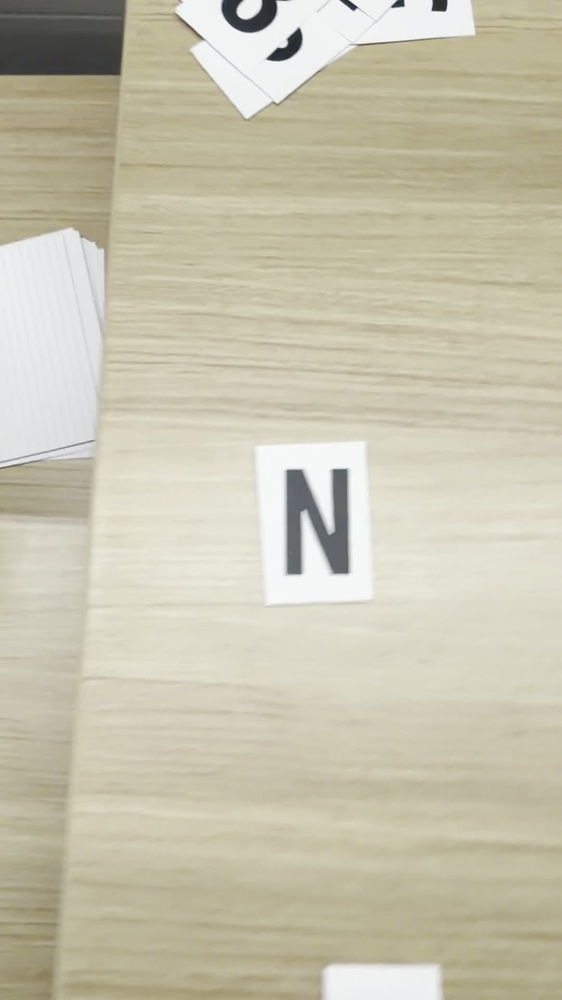
#> input picture frames/alpha2ndHalf_0002.jpg, 562 x 1000 px, shrunk from 1080 x 1920 before the run; its folder holds 4 pictures in this run
$ python filter.py   (older library calls are emulated)
#> lines starting #> are read from the running program, lines starting #| are printed output that depends on the picture
"""Frame filtering: blur detection and perceptual hash deduplication."""

from __future__ import annotations

from pathlib import Path

import cv2
import imagehash
from PIL import Image

from scripts.config import BLUR_THRESHOLD, DEDUP_HASH_THRESHOLD, FRAMES_DIR


def blur_score(image_path: Path) -> float:
    """Return Laplacian variance — higher = sharper. Low values indicate motion blur."""
    img = cv2.imread(str(image_path), cv2.IMREAD_GRAYSCALE)
    if img is None:
        return 0.0
    return float(cv2.Laplacian(img, cv2.CV_64F).var())


def compute_blur_scores(frames: list[Path]) -> dict[Path, float]:
    """Compute blur scores for all frames."""
    return {f: blur_score(f) for f in frames}
#> in blur_score, `img = cv2.imread(str(image_path), cv2.IMREAD_GRAYSCALE)`:
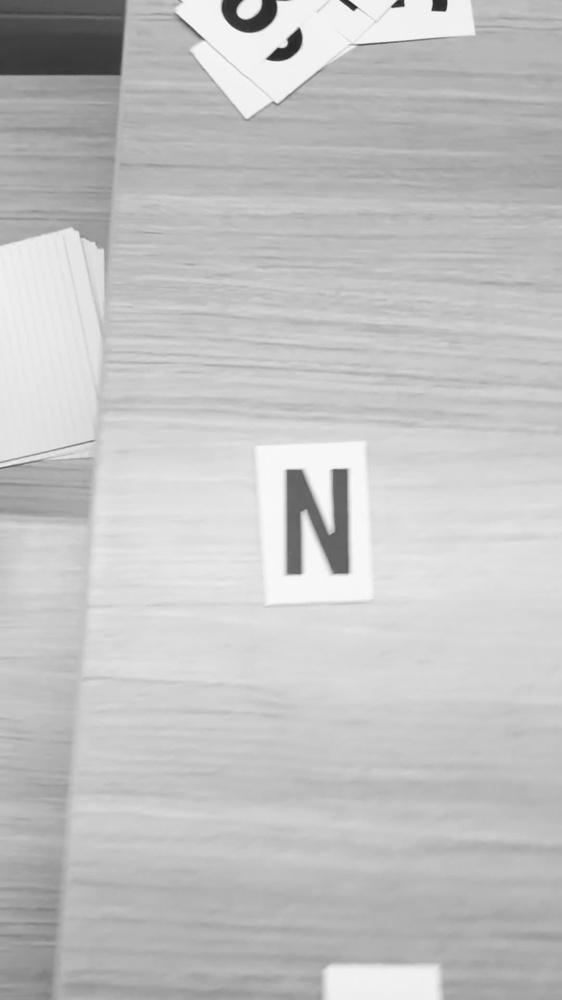
#> img: shape (1000, 562); min 34, max 254, mean 194.2
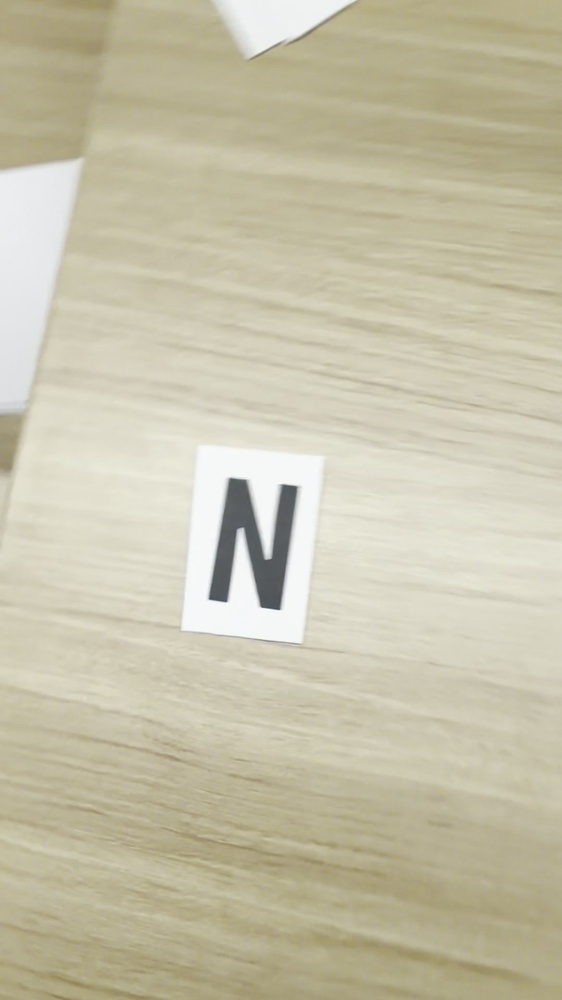
#> input picture frames/alpha2ndHalf_0003.jpg, 562 x 1000 px, shrunk from 1080 x 1920 before the run
#> in blur_score (call 2), `img = cv2.imread(str(image_path), cv2.IMREAD_GRAYSCALE)`:
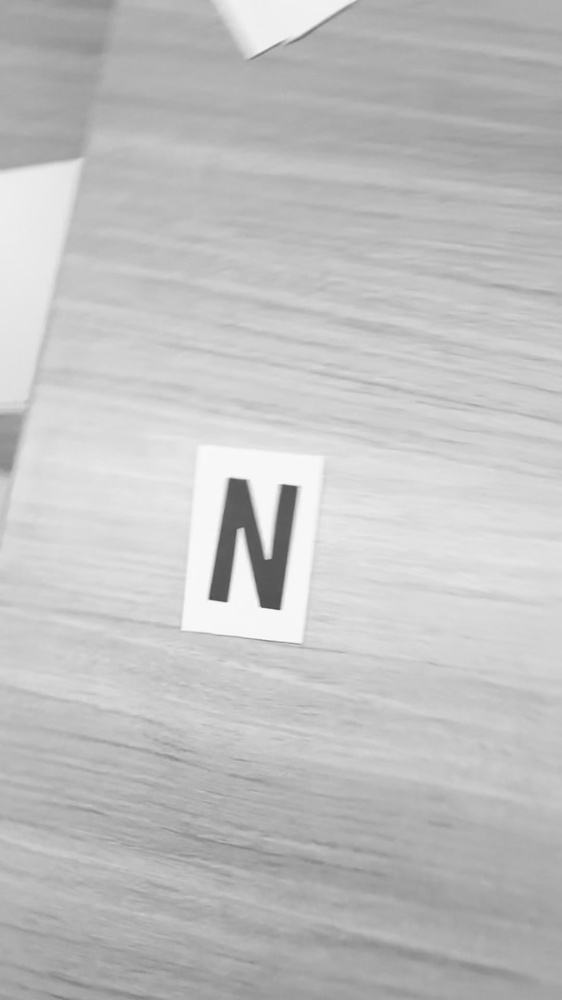
#> img: shape (1000, 562); min 75, max 253, mean 192.3
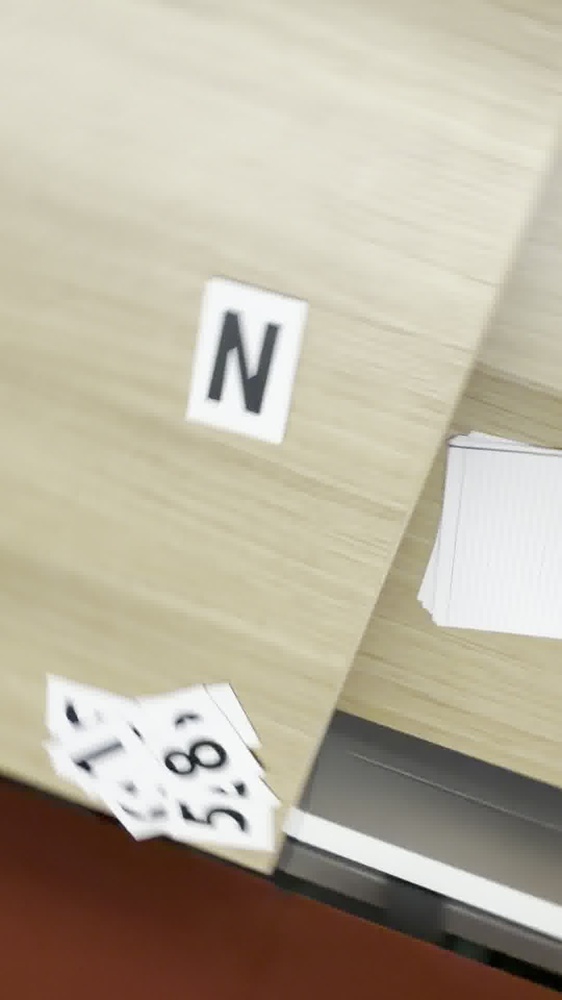
#> input picture frames/alpha2ndHalf_0018.jpg, 562 x 1000 px, shrunk from 1080 x 1920 before the run
#> in blur_score (call 3), `img = cv2.imread(str(image_path), cv2.IMREAD_GRAYSCALE)`:
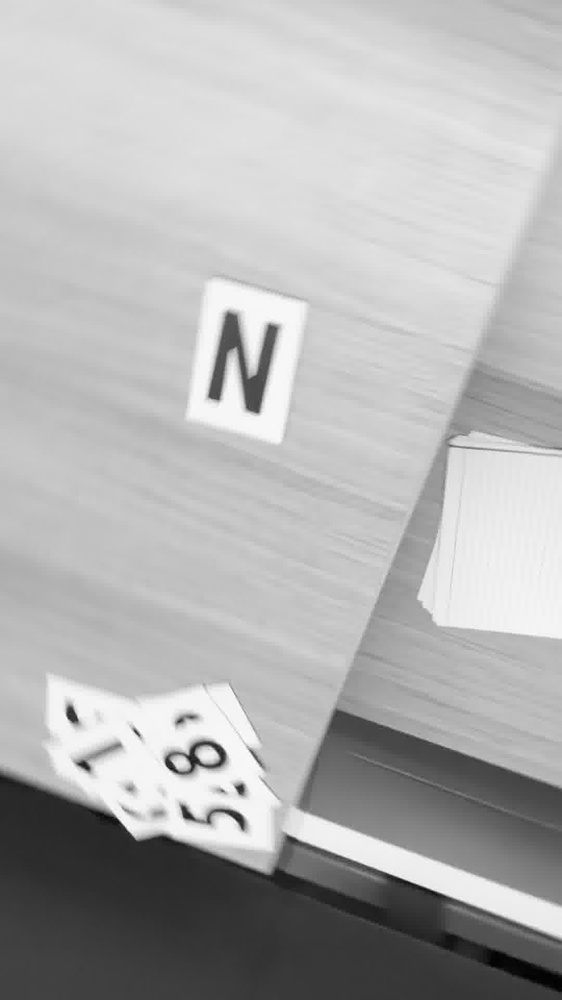
#> img: shape (1000, 562); min 0, max 255, mean 177.7
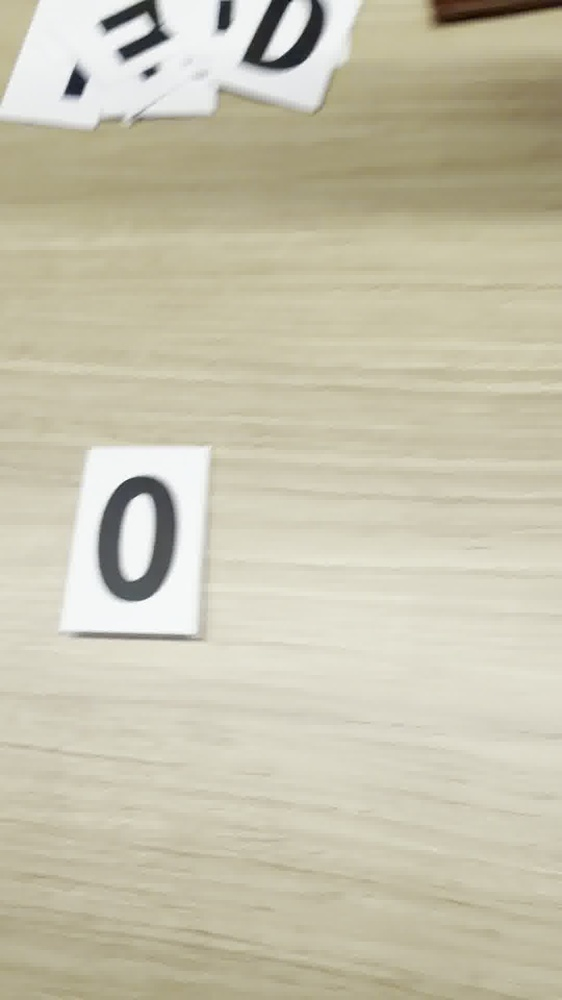
#> input picture frames/alpha2ndHalf_0029.jpg, 562 x 1000 px, shrunk from 1080 x 1920 before the run
#> in blur_score (call 4), `img = cv2.imread(str(image_path), cv2.IMREAD_GRAYSCALE)`:
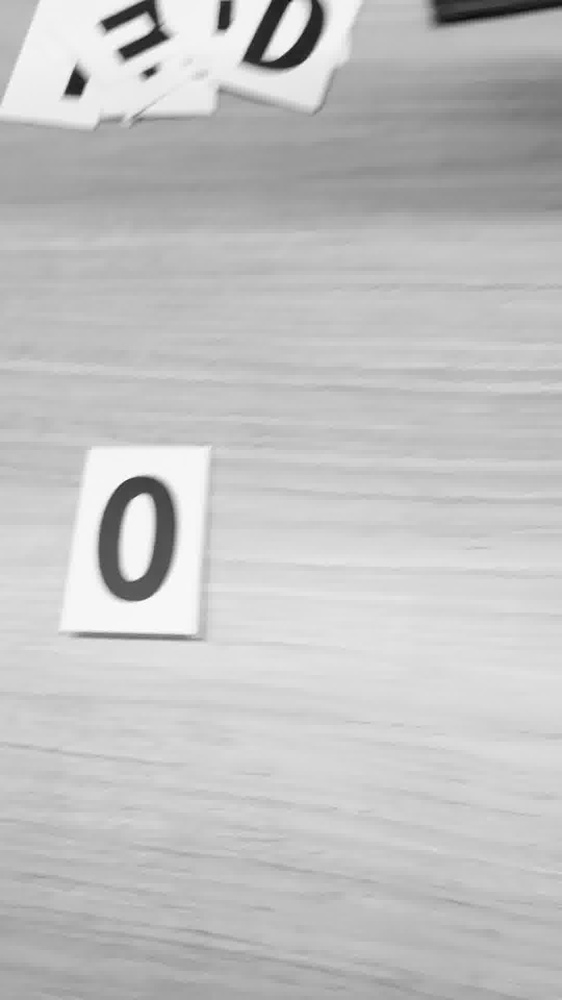
#> img: shape (1000, 562); min 11, max 255, mean 193.3


def filter_blurry(
    scores: dict[Path, float],
    threshold: float = BLUR_THRESHOLD,
) -> tuple[list[Path], list[Path]]:
    """Split frames into (sharp, blurry) based on blur threshold."""
    sharp = [f for f, s in scores.items() if s >= threshold]
    blurry = [f for f, s in scores.items() if s < threshold]
    return sorted(sharp), sorted(blurry)


def deduplicate(
    frames: list[Path],
    threshold: int = DEDUP_HASH_THRESHOLD,
) -> tuple[list[Path], list[Path]]:
    """Remove near-duplicate frames using perceptual hashing.

    Compares each frame to the previous kept frame within the same video prefix.
    Returns (kept, removed) lists.
    """
    if not frames:
        return [], []

    # Group by video prefix to only dedup within same video
    prefix_groups: dict[str, list[Path]] = {}
    for f in sorted(frames):
        prefix = video_prefix(f)
        prefix_groups.setdefault(prefix, []).append(f)

    kept: list[Path] = []
    removed: list[Path] = []

    for _prefix, group in sorted(prefix_groups.items()):
        prev_hash: imagehash.ImageHash | None = None
        for f in group:
            h = imagehash.phash(Image.open(f))
            if prev_hash is None or (h - prev_hash) > threshold:
                kept.append(f)
                prev_hash = h
            else:
                removed.append(f)

    return sorted(kept), sorted(removed)


def video_prefix(path: Path) -> str:
    """Extract video prefix from frame filename.

    numbers_0001.jpg → 'numbers'
    alphaFirstHalf_0042.jpg → 'alphaFirstHalf'
    alpha2ndHalf_0100.jpg → 'alpha2ndHalf'
    """
    name = path.stem
    # Split on last underscore before the numeric suffix
    parts = name.rsplit("_", 1)
    return parts[0] if len(parts) == 2 and parts[1].isdigit() else name


def filter_frames(
    frames_dir: Path = FRAMES_DIR,
    blur_threshold: float = BLUR_THRESHOLD,
    dedup_threshold: int = DEDUP_HASH_THRESHOLD,
) -> tuple[list[Path], dict[str, list[Path]]]:
    """Run full filtering pipeline: blur removal then dedup.

    Returns:
        clean: list of paths to keep
        rejected: dict with 'blurry' and 'duplicate' lists
    """
    all_frames = sorted(frames_dir.glob("*.jpg"))
    if not all_frames:
        raise FileNotFoundError(f"No .jpg frames found in {frames_dir}")

    # Step 1: blur filter
    scores = compute_blur_scores(all_frames)
    sharp, blurry = filter_blurry(scores, blur_threshold)

    # Step 2: dedup within sharp frames
    clean, duplicates = deduplicate(sharp, dedup_threshold)

    rejected = {"blurry": blurry, "duplicate": duplicates}
    return clean, rejected


def print_blur_distribution(scores: dict[Path, float]) -> None:
    """Print histogram-style distribution of blur scores for threshold calibration."""
    import statistics

    values = sorted(scores.values())
    if not values:
        print("No scores to analyze.")
        return

    print(f"Frames: {len(values)}")
    print(f"Min:    {values[0]:.1f}")
    print(f"Max:    {values[-1]:.1f}")
    print(f"Mean:   {statistics.mean(values):.1f}")
    print(f"Median: {statistics.median(values):.1f}")
    print(f"Stdev:  {statistics.stdev(values):.1f}" if len(values) > 1 else "")

    # Bucket histogram
    buckets = [0, 25, 50, 75, 100, 150, 200, 300, 500, 1000, float("inf")]
    print("\nDistribution:")
    for i in range(len(buckets) - 1):
        lo, hi = buckets[i], buckets[i + 1]
        count = sum(1 for v in values if lo <= v < hi)
        bar = "#" * count
        label = f"{lo:>6.0f}-{hi:>6.0f}" if hi != float("inf") else f"{lo:>6.0f}+     "
        print(f"  {label}: {count:>4} {bar}")


if __name__ == "__main__":
    import shutil
    import sys
    from collections import defaultdict

    # Guard: abort if rejected/ already has files (non-idempotent pipeline)
    rejected_dir = FRAMES_DIR / "rejected"
    if rejected_dir.exists() and any(rejected_dir.glob("*.jpg")):
        print(
            f"ERROR: {rejected_dir}/ already contains frames from a previous run.\n"
            "Move them back to frames/ before re-running, or delete them."
        )
        sys.exit(1)

    all_frames = sorted(FRAMES_DIR.glob("*.jpg"))
    if not all_frames:
        print(f"No .jpg frames found in {FRAMES_DIR}")
        sys.exit(1)

    print(f"Found {len(all_frames)} frames in {FRAMES_DIR}\n")

    # Phase 1: Diagnostic — show blur distribution
    scores = compute_blur_scores(all_frames)
#> scores = 4 items
    print_blur_distribution(scores)
#> in print_blur_distribution, `values = sorted(scores.values())`: values = [12.72, 20.84, 32.24, 32.66]
#| Frames: 4
#| Min:    12.7
#| Max:    32.7
#| Mean:   24.6
#| Median: 26.5
#| Stdev:  9.6
#> the loop in print_blur_distribution, `for i in range(len(buckets) - 1):` made 10 passes
#> (count, bar) on passes 1 to 10: (2, '##'), (2, '##'), (0, ''), (0, ''), (0, ''), (0, ''), (0, ''), (0, ''), (0, ''), (0, '')
#|        0-    25:    2 ##
#|       25-    50:    2 ##
#|       50-    75:    0
#|       75-   100:    0
#|      100-   150:    0
#|      150-   200:    0
#|      200-   300:    0
#|      300-   500:    0
#> (further printed lines are left out)

    ranked = sorted(scores.items(), key=lambda x: x[1])
#> ranked = 4 items
    print("\n10 blurriest frames:")
    for path, score in ranked[:10]:
        print(f"  {score:>8.1f}  {path.name}")
#> this loop made 4 passes
#> score on passes 1 to 4: 12.72, 20.84, 32.24, 32.66
#|       12.7  alpha2ndHalf_0003.jpg
#|       20.8  alpha2ndHalf_0029.jpg
#|       32.2  alpha2ndHalf_0018.jpg
#|       32.7  alpha2ndHalf_0002.jpg

    # Phase 2: Run full filter pipeline
    print(f"\n{'=' * 60}")
    print(f"Running filter pipeline (blur < {BLUR_THRESHOLD}, dedup > {DEDUP_HASH_THRESHOLD})")
    print(f"{'=' * 60}\n")

    clean, rejected = filter_frames(FRAMES_DIR)
#> in filter_blurry, `blurry = [f for f, s in scores.items() if s < threshold]`: blurry = []
#> in filter_frames, `sharp, blurry = filter_blurry(scores, blur_threshold)`: sharp = 4 items; blurry = []
#> the loop in deduplicate, `for f in sorted(frames):` made 4 passes
#> (name in video_prefix, parts in video_prefix) on passes 1 to 4: ('alpha2ndHalf_0002', ['alpha2ndHalf', '0002']), ('alpha2ndHalf_0003', ['alpha2ndHalf', '0003']), ('alpha2ndHalf_0018', ['alpha2ndHalf', '0018']), ('alpha2ndHalf_0029', ['alpha2ndHalf', '0029'])
#> after the loop in deduplicate, `for f in sorted(frames):`: prefix_groups = 1 item
#> (the run stopped early here; a loop or call above may not have finished)
